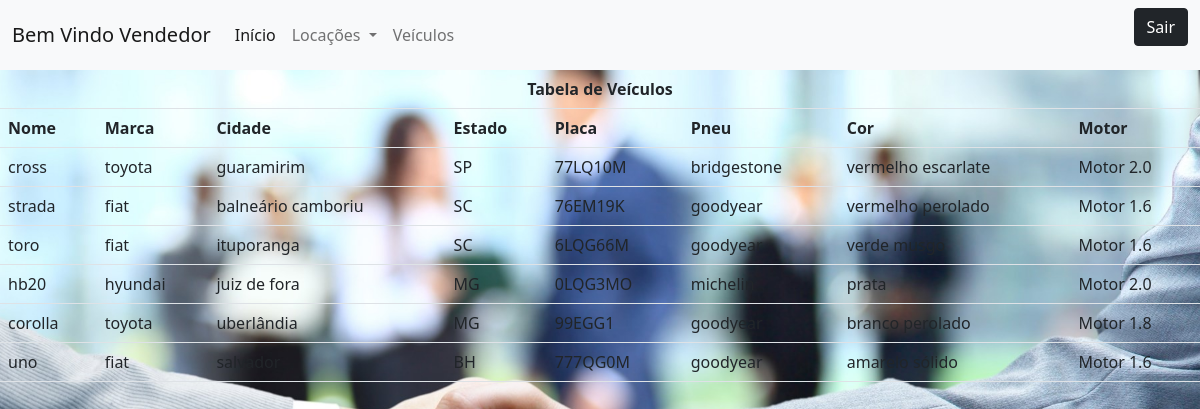
The app's page /veiculos.php (signed in) with its own data.
### tables this page shows
CREATE TABLE `veiculo` (
  `vec_codigo` int NOT NULL AUTO_INCREMENT,
  `vec_nome` varchar(45) NOT NULL,
  `vec_marca` varchar(45) NOT NULL,
  `vec_cidade` varchar(45) NOT NULL,
  `vec_estado` varchar(45) NOT NULL,
  `vec_placa` char(7) NOT NULL,
  `vec_pneu` varchar(45) NOT NULL,
  `vec_cor` varchar(45) NOT NULL,
  `vec_motor` varchar(45) NOT NULL,
  PRIMARY KEY (`vec_codigo`)
);

### acoes/acaoListar.php (called while the page is built, shortened)
<?php
require_once 'classes/Veiculo.php';
function listarVeiculos() {
    $conexao = mysqli_connect('localhost', 'root', 'root', 'locacaoveiculos');
    $sql = "SELECT * FROM veiculo;";
    $result = mysqli_query($conexao, $sql);
    $veiculos =[];
    while ($row = mysqli_fetch_array($result)) {
        $veiculo = new Veiculo();
        $veiculo->setCodigo($row['vec_codigo']);
        $veiculo->setNome($row['vec_nome']);
        $veiculo->setMarca($row['vec_marca']);
        $veiculo->setCidade($row['vec_cidade']);
        $veiculo->setEstado($row['vec_estado']);
        $veiculo->setPlaca($row['vec_placa']);
        $veiculo->setPneu($row['vec_pneu']);
        $veiculo->setCor($row['vec_cor']);
        $veiculo->setMotor($row['vec_motor']);
        $veiculos[] = $veiculo;
    }
    return $veiculos;
}

### classes/Veiculo.php (called while the page is built, shortened)
<?php
class Veiculo {
    private $nome;
    private $marca;
    private $cidade;
    private $estado;
    private $placa;
    private $pneu;
    private $cor;
    private $motor;
    public function getNome() {
        return $this->nome;
    }
    public function getMarca() {
        return $this->marca;
    }
    public function getCidade() {
        return $this->cidade;
    }
    public function getEstado() {
        return $this->estado;
    }
    public function getPlaca() {
        return $this->placa;
    }
    public function getPneu() {
        return $this->pneu;
    }
    public function getCor() {
        return $this->cor;
    }
    public function getMotor() {
        return $this->motor;
    }
    public function setNome($nome): void {
        $this->nome = $nome;
    }
    public function setMarca($marca): void {
        $this->marca = $marca;
    }
    public function setCidade($cidade): void {
        $this->cidade = $cidade;
    }
    public function setEstado($estado): void {
        $this->estado = $estado;
    }
    public function setPlaca($placa): void {
        $this->placa = $placa;
    }
    public function setPneu($pneu): void {
        $this->pneu = $pneu;
    }
    public function setCor($cor): void {
        $this->cor = $cor;
    }
    public function setMotor($motor): void {
        $this->motor = $motor;
    }
}

### veiculos.php (the view, shortened to what this page needs)
<?php
    if (isset($_SESSION['perfil'])) {
        $perfil = $_SESSION['perfil'];
    } else {
        session_destroy();
        header("location:login.php");
    }
?>
<html>
    <head>
        <link href="https://cdn.jsdelivr.net/npm/bootstrap@5.0.2/dist/css/bootstrap.min.css" rel="stylesheet">
        <link href="css/style.css" rel="stylesheet">
    </head>
    <body class="<?php echo $perfil ?>">
        <nav class="navbar navbar-expand-lg navbar-light bg-light">
            <div class="container-fluid">
                <a class="navbar-brand" href="index.php">Bem Vindo <?php echo $perfil ?></a>
                <div class="collapse navbar-collapse" id="navbarSupportedContent">
                  <ul class="navbar-nav me-auto mb-2 mb-lg-0">
                    <li class="nav-item">
                      <a class="nav-link active" aria-current="page" href="index.php">Início</a>
                    </li>
                    <li class="nav-item dropdown">
                      <a class="nav-link dropdown-toggle" href="#" id="navbarDropdown" role="button" data-bs-toggle="dropdown" aria-expanded="false">
                        Locações
                      </a>
                    </li>
                    <li class="nav-item">
                      <a class="nav-link" href="veiculos.php">Veículos</a>
                    </li>
                  </ul>
                    <form class="d-flex" action="acoes/acaoLogin.php">
                        <button class="btn btn-dark" name="acao" type="submit" value="logoff">Sair</button>
                    </form>
              </div>
          </div>
        </nav>
        <table class="table table-hover">
            <tr>
                <th colspan="8" style="text-align: center">Tabela de Veículos</th>
            </tr>
            <tr>
                <th>Nome</th>
                <th>Marca</th>
                <th>Cidade</th>
                <th>Estado</th>
                <th>Placa</th>
                <th>Pneu</th>
                <th>Cor</th>
                <th>Motor</th>
            </tr>
            <?php
                require 'acoes/acaoListar.php';
                $veiculos = listarVeiculos();
                foreach ($veiculos as $veiculo) {
                    echo '<tr>';
                    echo    '<td>'.$veiculo->getNome().'</td>';
                    echo    '<td>'.$veiculo->getMarca().'</td>';
                    echo    '<td>'.$veiculo->getCidade().'</td>';
                    echo    '<td>'.$veiculo->getEstado().'</td>';
                    echo    '<td>'.$veiculo->getPlaca().'</td>';
                    echo    '<td>'.$veiculo->getPneu().'</td>';
                    echo    '<td>'.$veiculo->getCor().'</td>';
                    echo    '<td>'.$veiculo->getMotor().'</td>';
                    echo '</tr>';
                }
            ?>
        </table>
  </body>
</html>

### css/style.css (style rules this page uses)
body { background-repeat: no-repeat; background-size: cover; background-position: center right; }
.Vendedor { background-image: url('../images/vendedor_bg.jpg'); }

### records on screen
veiculo: vec_nome "cross", vec_marca "toyota", vec_cidade "guaramirim", vec_estado "SP", vec_placa "77LQ10M", vec_pneu "bridgestone", vec_cor "vermelho escarlate", vec_motor "Motor 2.0"
veiculo: vec_nome "strada", vec_marca "fiat", vec_cidade "balneário camboriu", vec_estado "SC", vec_placa "76EM19K", vec_pneu "goodyear", vec_cor "vermelho perolado", vec_motor "Motor 1.6"
veiculo: vec_nome "toro", vec_marca "fiat", vec_cidade "ituporanga", vec_estado "SC", vec_placa "6LQG66M", vec_pneu "goodyear", vec_cor "verde musgo", vec_motor "Motor 1.6"
veiculo: vec_nome "hb20", vec_marca "hyundai", vec_cidade "juiz de fora", vec_estado "MG", vec_placa "0LQG3MO", vec_pneu "michelin", vec_cor "prata", vec_motor "Motor 2.0"
veiculo: vec_nome "corolla", vec_marca "toyota", vec_cidade "uberlândia", vec_estado "MG", vec_placa "99EGG1", vec_pneu "goodyear", vec_cor "branco perolado", vec_motor "Motor 1.8"
veiculo: vec_nome "uno", vec_marca "fiat", vec_cidade "salvador", vec_estado "BH", vec_placa "777QG0M", vec_pneu "goodyear", vec_cor "amarelo sólido", vec_motor "Motor 1.6"

### other values on screen
$perfil "Vendedor"
